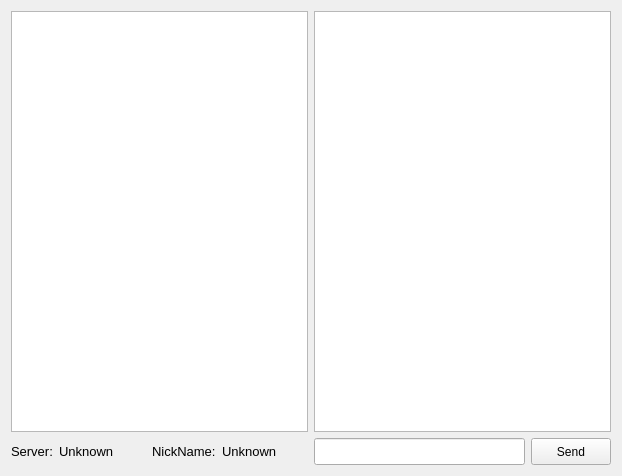
<?xml version="1.0" encoding="UTF-8"?>
<ui version="4.0">
 <class>MainWindow</class>
 <widget class="QMainWindow" name="MainWindow">
  <property name="geometry">
   <rect>
    <x>0</x>
    <y>0</y>
    <width>622</width>
    <height>476</height>
   </rect>
  </property>
  <property name="windowTitle">
   <string>MainWindow</string>
  </property>
  <widget class="QWidget" name="centralWidget">
   <property name="mouseTracking">
    <bool>false</bool>
   </property>
   <layout class="QGridLayout" name="gridLayout">
    <item row="1" column="1">
     <layout class="QHBoxLayout" name="horizontalLayout">
      <item>
       <widget class="QLineEdit" name="lineEdtMessage">
        <property name="font">
         <font>
          <pointsize>12</pointsize>
         </font>
        </property>
       </widget>
      </item>
      <item>
       <widget class="QPushButton" name="pushBtnSendMessage">
        <property name="sizePolicy">
         <sizepolicy hsizetype="Minimum" vsizetype="Minimum">
          <horstretch>0</horstretch>
          <verstretch>0</verstretch>
         </sizepolicy>
        </property>
        <property name="text">
         <string>Send</string>
        </property>
       </widget>
      </item>
     </layout>
    </item>
    <item row="0" column="1">
     <widget class="QTextEdit" name="textEdtChat">
      <property name="font">
       <font>
        <pointsize>12</pointsize>
       </font>
      </property>
     </widget>
    </item>
    <item row="1" column="0">
     <layout class="QHBoxLayout" name="horizontalLayout_2">
      <item>
       <widget class="QLabel" name="lblServer">
        <property name="minimumSize">
         <size>
          <width>0</width>
          <height>0</height>
         </size>
        </property>
        <property name="font">
         <font>
          <pointsize>10</pointsize>
         </font>
        </property>
        <property name="text">
         <string>Server:</string>
        </property>
       </widget>
      </item>
      <item>
       <widget class="QLabel" name="lblServerName">
        <property name="sizePolicy">
         <sizepolicy hsizetype="Expanding" vsizetype="Preferred">
          <horstretch>0</horstretch>
          <verstretch>0</verstretch>
         </sizepolicy>
        </property>
        <property name="font">
         <font>
          <pointsize>10</pointsize>
         </font>
        </property>
        <property name="text">
         <string>Unknown</string>
        </property>
       </widget>
      </item>
      <item>
       <widget class="QLabel" name="lblNick">
        <property name="font">
         <font>
          <pointsize>10</pointsize>
         </font>
        </property>
        <property name="text">
         <string>NickName:</string>
        </property>
       </widget>
      </item>
      <item>
       <widget class="QLabel" name="lblNickName">
        <property name="sizePolicy">
         <sizepolicy hsizetype="Expanding" vsizetype="Preferred">
          <horstretch>0</horstretch>
          <verstretch>0</verstretch>
         </sizepolicy>
        </property>
        <property name="font">
         <font>
          <pointsize>10</pointsize>
         </font>
        </property>
        <property name="text">
         <string>Unknown</string>
        </property>
       </widget>
      </item>
     </layout>
    </item>
    <item row="0" column="0">
     <widget class="QListView" name="listViewUsers">
      <property name="sizePolicy">
       <sizepolicy hsizetype="Preferred" vsizetype="Preferred">
        <horstretch>0</horstretch>
        <verstretch>0</verstretch>
       </sizepolicy>
      </property>
      <property name="font">
       <font>
        <family>MS Shell Dlg 2</family>
        <pointsize>12</pointsize>
        <weight>50</weight>
        <bold>false</bold>
       </font>
      </property>
     </widget>
    </item>
   </layout>
  </widget>
 </widget>
 <layoutdefault spacing="6" margin="11"/>
 <resources/>
 <connections/>
</ui>
